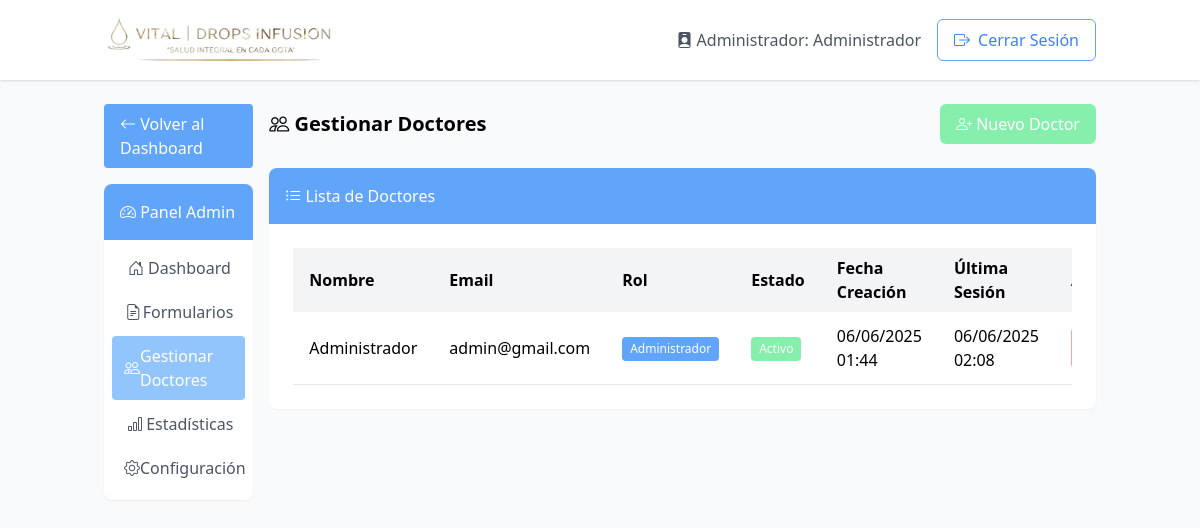
Screenshot of /frontend/views/gestionar_doctores.php (signed in) with the database file from the repository.
### tables this page shows
CREATE TABLE `usuarios` (
  `id` int(11) NOT NULL,
  `nombre` varchar(255) NOT NULL,
  `apellido` varchar(255) NOT NULL,
  `email` varchar(255) NOT NULL,
  `password` varchar(255) NOT NULL,
  `rol` enum('doctor','admin') DEFAULT 'doctor',
  `activo` tinyint(1) DEFAULT 1,
  `fecha_creacion` timestamp NOT NULL DEFAULT current_timestamp(),
  `ultima_sesion` timestamp NULL DEFAULT NULL
);

### frontend/views/gestionar_doctores.php (the view, shortened to what this page needs)
<?php
require_once '../../backend/db/conection.php';
$sql = "SELECT id, nombre, apellido, email, rol, activo, fecha_creacion, ultima_sesion FROM usuarios ORDER BY fecha_creacion DESC";
$result = $conn->query($sql);
?>
<!DOCTYPE html>
<html lang="es">
<head>
    <script src="https://cdn.tailwindcss.com"></script>
    <link rel="stylesheet" href="https://cdn.jsdelivr.net/npm/bootstrap-icons@1.10.5/font/bootstrap-icons.css">
</head>
<body class="bg-gray-50" x-data="{ showModal: false, doctorId: null, doctorNombre: '' }">
    <nav class="bg-white shadow">
        <div class="container mx-auto px-4 py-4 flex justify-between items-center">
            <img src="/public/assets/img/logo.jpg" alt="Logo" class="h-12">
            <div class="flex items-center">
                <span class="mr-4 text-gray-600">
                    <i class="bi bi-person-badge-fill"></i>
                    Administrador: <?php echo htmlspecialchars($_SESSION['doctor_nombre'] . ' ' . $_SESSION['doctor_apellido']); ?>
                </span>
                <a href="cerrar_sesion.php" class="inline-flex items-center px-4 py-2 border border-blue-400 text-blue-500 hover:bg-blue-400 hover:text-white rounded-md transition-colors">
                    <i class="bi bi-box-arrow-right mr-2"></i> Cerrar Sesión
                </a>
            </div>
        </div>
    </nav>
    <div class="container mx-auto px-4 mt-6">
        <div class="flex flex-wrap">
            <div class="w-full md:w-1/4 lg:w-1/6 pr-4 sidebar-container">
                <a href="admin_panel.php" class="inline-block px-4 py-2 mb-4 bg-blue-400 text-white rounded hover:bg-blue-500 transition-colors">
                    <i class="bi bi-arrow-left"></i> Volver al Dashboard
                </a>
                <div class="bg-white rounded-lg shadow-sm hover:shadow-md transition-shadow mb-6">
                    <div class="bg-blue-400 text-white p-4 rounded-t-lg">
                        <h5 class="m-0 font-medium"><i class="bi bi-speedometer2"></i> Panel Admin</h5>
                    </div>
                    <div class="p-0">
                        <nav class="flex flex-col p-2">
                            <a class="py-2 px-3 rounded mb-1 flex items-center text-gray-600 hover:bg-blue-300 hover:text-white" href="admin_panel.php">
                                <i class="bi bi-house-door w-6 text-center"></i> Dashboard
                            </a>
                            <a class="py-2 px-3 rounded mb-1 flex items-center text-gray-600 hover:bg-blue-300 hover:text-white" href="formularios_pendientes.php">
                                <i class="bi bi-file-earmark-text w-6 text-center"></i> Formularios
                            </a>
                            <a class="py-2 px-3 rounded mb-1 flex items-center text-gray-600 hover:bg-blue-300 hover:text-white bg-blue-300 text-white" href="gestionar_doctores.php">
                                <i class="bi bi-people w-6 text-center"></i> Gestionar Doctores
                            </a>
                            <a class="py-2 px-3 rounded mb-1 flex items-center text-gray-600 hover:bg-blue-300 hover:text-white" href="estadisticas.php">
                                <i class="bi bi-bar-chart w-6 text-center"></i> Estadísticas
                            </a>
                            <a class="py-2 px-3 rounded mb-1 flex items-center text-gray-600 hover:bg-blue-300 hover:text-white" href="configuracion.php">
                                <i class="bi bi-gear w-6 text-center"></i> Configuración
                            </a>
                        </nav>
                    </div>
                </div>
            </div>
            <div class="w-full md:w-3/4 lg:w-5/6 content-container">
                <div class="flex justify-between items-center mb-6">
                    <h2 class="text-xl font-bold"><i class="bi bi-people"></i> Gestionar Doctores</h2>
                    <a href="nuevo_doctor.php" class="px-4 py-2 bg-green-300 text-white rounded-md hover:bg-green-400 transition-colors">
                        <i class="bi bi-person-plus"></i> Nuevo Doctor
                    </a>
                </div>
                <div class="bg-white rounded-lg shadow-sm">
                    <div class="bg-blue-400 text-white p-4 rounded-t-lg">
                        <h5 class="m-0 font-medium"><i class="bi bi-list-ul"></i> Lista de Doctores</h5>
                    </div>
                    <div class="p-6">
                        <div class="overflow-x-auto">
                            <table class="w-full table-auto">
                                <thead class="bg-gray-100">
                                    <tr>
                                        <th class="px-4 py-2 text-left">Nombre</th>
                                        <th class="px-4 py-2 text-left">Email</th>
                                        <th class="px-4 py-2 text-left">Rol</th>
                                        <th class="px-4 py-2 text-left">Estado</th>
                                        <th class="px-4 py-2 text-left">Fecha Creación</th>
                                        <th class="px-4 py-2 text-left">Última Sesión</th>
                                        <th class="px-4 py-2 text-left">Acciones</th>
                                    </tr>
                                </thead>
                                <tbody>
                                    <?php while ($row = $result->fetch_assoc()): ?>
                                    <tr class="border-b hover:bg-gray-50">
                                        <td class="px-4 py-3"><?php echo htmlspecialchars($row['nombre'] . ' ' . $row['apellido']); ?></td>
                                        <td class="px-4 py-3"><?php echo htmlspecialchars($row['email']); ?></td>
                                        <td class="px-4 py-3">
                                            <?php if ($row['rol'] === 'admin'): ?>
                                                <span class="inline-block px-2 py-1 text-xs text-white bg-blue-400 rounded">Administrador</span>
                                            <?php else: ?>
                                                <span class="inline-block px-2 py-1 text-xs text-white bg-blue-300 rounded">Doctor</span>
                                            <?php endif; ?>
                                        </td>
                                        <td class="px-4 py-3">
                                            <?php if ($row['activo']): ?>
                                                <span class="inline-block px-2 py-1 text-xs text-white bg-green-300 rounded">Activo</span>
                                            <?php else: ?>
                                                <span class="inline-block px-2 py-1 text-xs text-white bg-red-300 rounded">Inactivo</span>
                                            <?php endif; ?>
                                        </td>
                                        <td class="px-4 py-3"><?php echo date('d/m/Y H:i', strtotime($row['fecha_creacion'])); ?></td>
                                        <td class="px-4 py-3">
                                            <?php
                                            if ($row['ultima_sesion']) {
                                                echo date('d/m/Y H:i', strtotime($row['ultima_sesion']));
                                            } else {
                                                echo '<span class="text-gray-500">Nunca</span>';
                                            }
                                            ?>
                                        </td>
                                        <td class="px-4 py-3">
                                        </td>
                                    </tr>
                                    <?php endwhile; ?>
                                </tbody>
                            </table>
                        </div>
                    </div>
                </div>
            </div>
        </div>
    </div>
</body>
</html>

### rows the page displays
usuarios: nombre+apellido "Administrador", email "admin@gmail.com", rol "Administrador", activo "Activo", fecha_creacion "06/06/2025 01:44", ultima_sesion "06/06/2025 02:08"

### other values shown
$_SESSION['doctor_nombre'] . ' ' . $_SESSION['doctor_apellido'] "Administrador"
